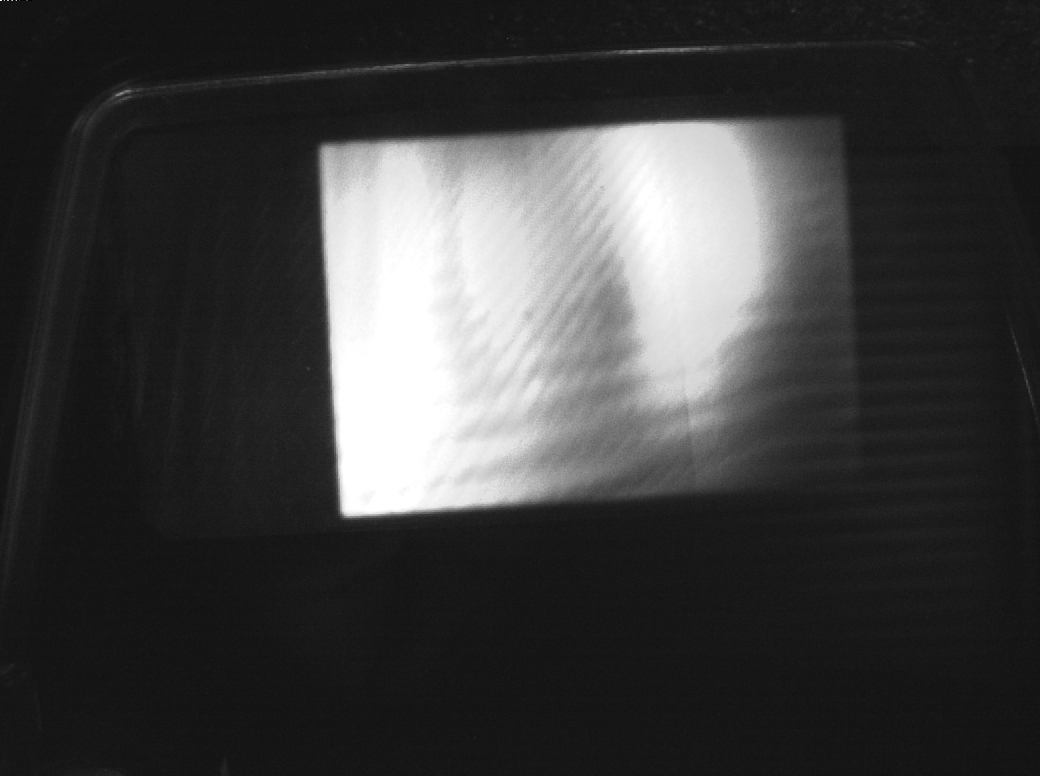
#> input picture left/fc2_save_2019-06-07-134041-0000_left.pgm, 1040 x 776 px; the run also reads 1 picture not shown here
$ python brightness-calc.py --dir left
#> lines starting #> are read from the running program, lines starting #| are printed output that depends on the picture; after the words box and inside, x2 and y2 are one past the last pixel; in counts of white or black regions, pixels touching at a corner belong together; long printed decimals are rounded
# USAGE
# python brightness-calc.py --dir directory

# import the necessary packages
import argparse
import imutils
import cv2
import glob
import numpy as np
import os


def crop_minAreaRect(img, rect):
    # rotate img
    angle = rect[2]
    rows, cols = img.shape[0], img.shape[1]
    M = cv2.getRotationMatrix2D((cols / 2, rows / 2), angle, 1)
    img_rot = cv2.warpAffine(img, M, (cols, rows))

    # rotate bounding box
    rect0 = (rect[0], rect[1], 0.0)
    box = cv2.boxPoints(rect0)
    pts = np.int0(cv2.transform(np.array([box]), M))[0]
    pts[pts < 0] = 0

    # crop
    img_crop = img_rot[pts[1][1]:pts[0][1],
               pts[1][0]:pts[2][0]]

    return img_crop


# construct the argument parse and parse the arguments
ap = argparse.ArgumentParser()
ap.add_argument("-d", "--dir", required=True,
                help="path to the folder containing the images (can use several, comma separated)")
ap.add_argument('-v', action='store_true',
                help="verbose mode, display the images one by one")
ap.add_argument('-c', '--crop', default=0, type=float,
                help="crop the image to reduce each dimension by the chosen value")
args = vars(ap.parse_args())

dirs = args["dir"].split(",")

for dir in dirs:
    # load the images
    images = [(cv2.imread(file), os.path.split(os.path.splitext(file)[0])[1]) for file in glob.glob(dir + '/*pgm')]

    # to store the means
    means = []

    # register the output image in folder *dir*_cropped
    path = dir + "_cropped"

    try:
        os.mkdir(path)
    except OSError:
        print("Creation of the directory %s failed (maybe it already exists)" % path)
    else:
        print("Successfully created the directory %s " % path)

    # loop over the images
    for image, name in images:

        # resize it to a smaller factor so that
        # the shapes can be approximated better
        # => removed
        resized = image # imutils.resize(image, width=300)
        ratio = image.shape[0] / float(resized.shape[0])

        # convert the resized image to grayscale, blur it slightly,
        # and threshold it
        gray = cv2.cvtColor(resized, cv2.COLOR_BGR2GRAY)
        blurred = cv2.GaussianBlur(gray, (5, 5), 0)
        thresh = cv2.threshold(blurred, 45, 255, cv2.THRESH_BINARY)[1]

        # find contours in the thresholded image
        cnts = cv2.findContours(thresh.copy(), cv2.RETR_EXTERNAL,
                                cv2.CHAIN_APPROX_SIMPLE)
        cnts = imutils.grab_contours(cnts)

        # loop over the contours and find the biggest one
        maxArea = 0
        for c in cnts:
            # compute the size of the contour
            size = cv2.contourArea(c)

            if size > maxArea:
                maxArea = size
                rect = c

        # multiply the contour (x, y)-coordinates by the resize ratio
        rect = rect.astype("float")
        rect *= ratio
        rect = rect.astype("int")

        # then compute the bounding box
        peri = cv2.arcLength(rect, True)
        approx = cv2.approxPolyDP(rect, 0.04 * peri, True)
        compRect = cv2.minAreaRect(approx)

        # if required, crop the image more
        if args["crop"] > 1:
            (x, y), (width, height), angle = compRect
            compRect = ((x, y), (width/args["crop"], height/args["crop"]), angle)

        # extract the cropped area
        cropIm = crop_minAreaRect(image, compRect)

        # get the mean value
        mean, sd = cv2.meanStdDev(cropIm)
        means.append(float(mean[0]))

        # save the image
        new_extension = '.png'
        completePath = path+"\\"+name+new_extension
        cv2.imwrite(completePath, cropIm)

        # show the output image
        if args["v"]:
            cv2.drawContours(image, rect, -1, (0, 255, 0), 2)
            box = cv2.boxPoints(compRect)
            box = np.int0(box)
            cv2.drawContours(image, [box], 0, (0, 0, 255), 2)
            cv2.imshow("Image", image)
            cv2.waitKey(0)
#> this loop made 2 passes
#> (name, ratio, peri, approx, rows in crop_minAreaRect) on passes 1 to 2: ('fc2_save_2019-06-07-134041-0000_left', 1, 1932.3, [[837, 120], [320, 142], [337, 515], [770, 476]], 776), ('fc2_save_2019-06-07-134041-0001', 1, 1957, [[838, 121], [319, 143], [338, 516], [769, 477]], 776)
#> pass 1, `thresh = cv2.threshold(blurred, 45, 255, cv2.THRESH_BINARY)[1]`:
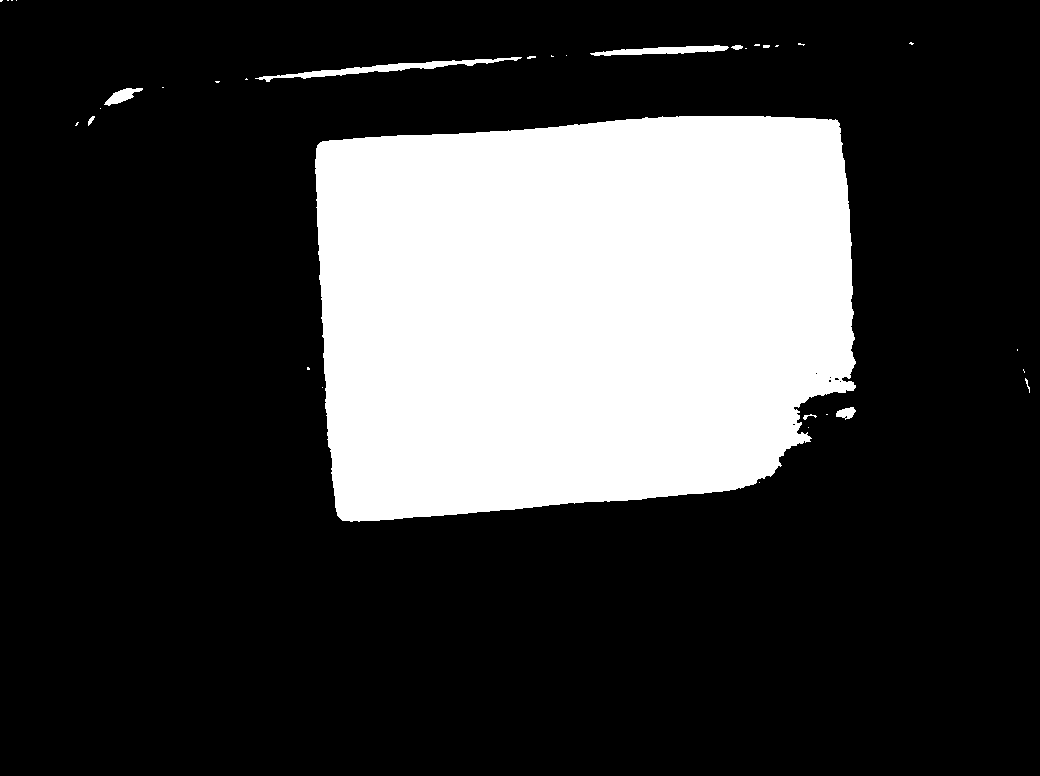
#> thresh: shape (776, 1040); 24.3% white; 34 white regions (23 under 20 px), largest, box (x1, y1, x2, y2) and area: (315, 116, 856, 522) 193180, (255, 57, 522, 82) 1330, (590, 45, 729, 56) 784
#> pass 1, in crop_minAreaRect, `img_rot = cv2.warpAffine(img, M, (cols, rows))`:
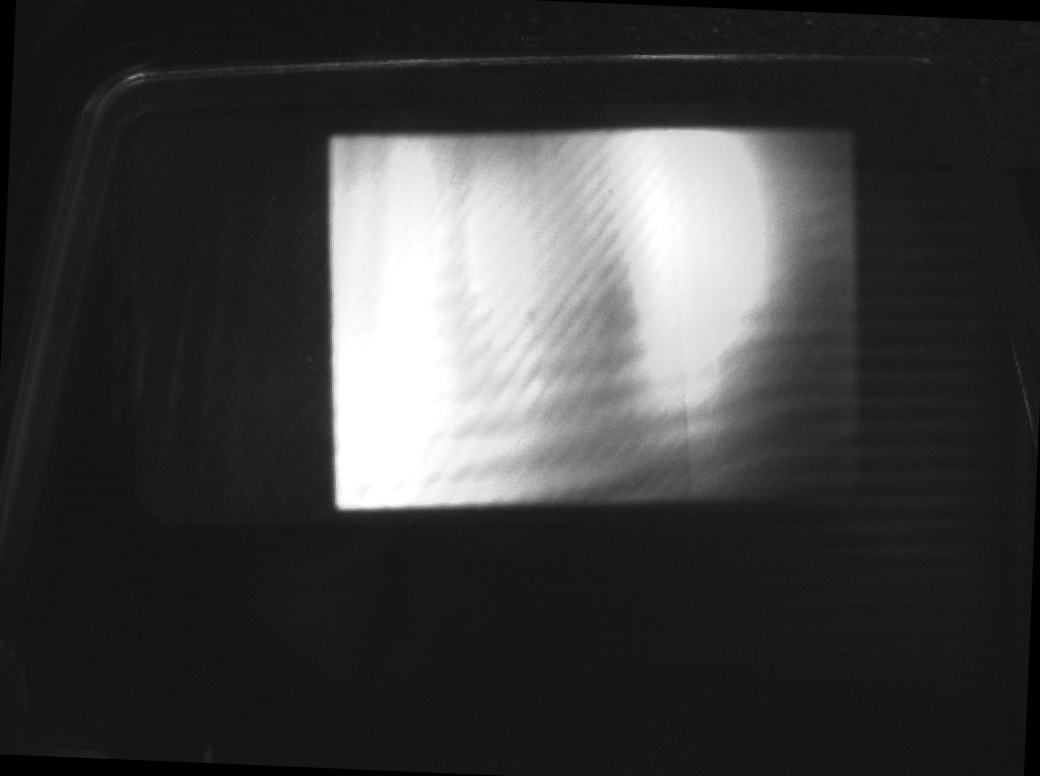
#> img_rot: shape (776, 1040, 3); min 0, max 255, mean 62
#> after the loop:
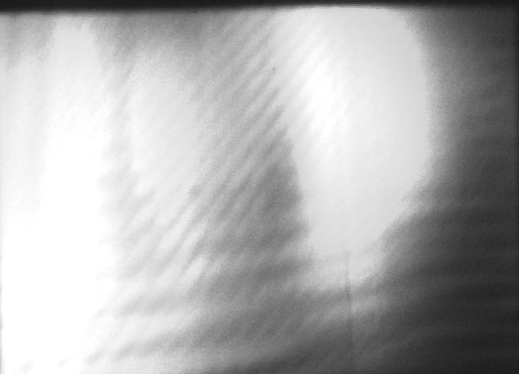
#> cropIm: shape (374, 519, 3); min 23, max 255, mean 176.2
#> after the loop, means = [176.4, 176.2]; rect = 565 rows, first 8: [674, 116], [673, 117], [659, 117], [658, 118], [648, 118], [647, 117], [645, 117], [644, 118]

    print(np.mean(means))
#| 176.310
